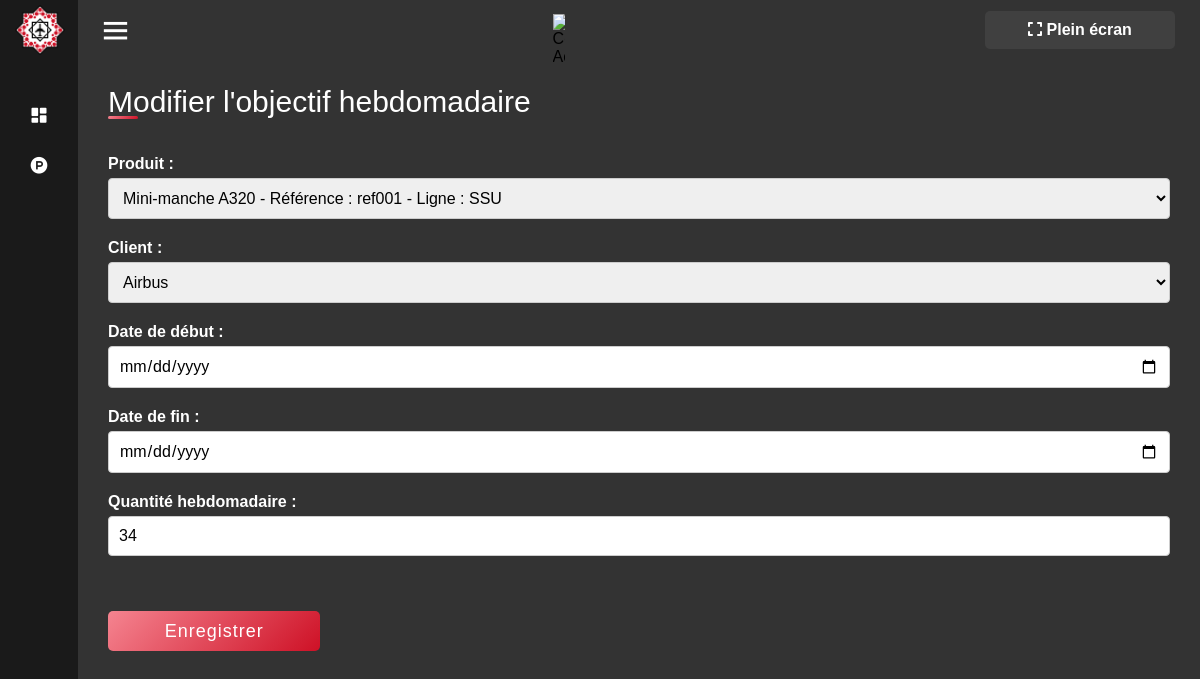
The page /produits/objectifs_hebdo/modifier/7/ on the database its author committed.
### Product/models.py (models this page shows, shortened)
class ObjectifHebdo(models.Model):
    produit = models.ForeignKey(Produit, on_delete=models.CASCADE)
    numero_semaine = models.IntegerField(default=1)  # Ajouter une valeur par défaut ici
    choix_clients = (
        ("Airbus", "Airbus"),
        ("Boeing", "Boeing"),
        ("Comac", "Comac"),
    )
    client = models.CharField(choices=choix_clients, max_length=30)
    date_debut = models.DateField()
    date_fin = models.DateField()
    quantite = models.IntegerField()
    utilisateur = models.ForeignKey(User, null=True, on_delete=models.CASCADE)

### Product/views.py (the view)
# urls.py: path('objectifs_hebdo/modifier/<int:pk>/', views.modifier_objectif_hebdo, name='modifier_objectif_hebdo'),  # URL pour modifier un objectif hebdomadaire
def modifier_objectif_hebdo(request, pk):
    try:
        objectif_hebdo = get_object_or_404(ObjectifHebdo, pk=pk)
        if request.method == 'POST':
            form = ObjectifHebdoForm(request.POST, instance=objectif_hebdo)
            if form.is_valid():
                form.save()
                return redirect('liste_objectifs_hebdo')
        else:
            form = ObjectifHebdoForm(instance=objectif_hebdo)
        context = {
            'form': form,
            'titre': 'Modifier l\'objectif hebdomadaire',
            'objectif_hebdo': objectif_hebdo,
        }
        return render(request, 'modifier_objectif_hebdo.html', context)
    except Exception as e:
        raise Http404("Une erreur s'est produite lors de la modification de l'objectif hebdomadaire.")

### Product/forms.py (shortened to what this page needs)
class ObjectifHebdoForm(forms.ModelForm):
    class Meta:
        model = ObjectifHebdo
        fields = ('produit', 'client', 'date_debut', 'date_fin', 'quantite')
        labels = {
            'produit': 'Produit',
            'client': 'Client',
            'date_debut': 'Date de début',
            'date_fin': 'Date de fin',
            'quantite': 'Quantité hebdomadaire',
        }
        widgets = {
            'produit': forms.Select(attrs={'class': 'form-control'}),
            'client': forms.Select(attrs={'class': 'form-control'}),
            'date_debut': forms.DateInput(attrs={'class': 'form-control', 'type': 'date'}),
            'date_fin': forms.DateInput(attrs={'class': 'form-control', 'type': 'date'}),
            'quantite': forms.NumberInput(attrs={'class': 'form-control'}),
        }
    def __init__(self, *args, **kwargs):
        super(ObjectifHebdoForm, self).__init__(*args, **kwargs)
        self.fields['date_fin'].widget = forms.DateInput(attrs={
            'class': 'form-control',
            'type': 'date',
            'min': timezone.now().strftime('%Y-%m-%d'),  # Date minimum : aujourd'hui
        })

### Product/models.py (called while the page is built)
    def __str__(self):
        return f"{self.nom} - Référence : {self.reference} - Ligne : {self.ligne_production.nom}"

### Product/templates/modifier_objectif_hebdo.html (shortened to what this page needs)
{% extends 'base_template.html' %}
{% load static %}
{% block content %}
<div class="container">
    <div class="title">Modifier l'objectif hebdomadaire</div> </br></br>
    <form method="post" enctype="multipart/form-data">
        {{ form.as_p }}
        <input type="submit" value="Enregistrer">
    </form>
</div>
</body>
</html>
{% endblock %}

### static/css/style.css (style rules this page uses)
html { background-color: #333333; }
* { margin: 0; padding: 0; box-sizing: border-box; font-family: 'Arial', sans-serif; }
.container { height: 100%; width: 100%; background-color: #333333; padding: 25px 30px; margin-bottom: 0px; color: white; }
.container .title { font-size: 30px; font-weight: 500; position: relative; }
.container .title::before { content: ""; position: absolute; left: 0; bottom: 0; height: 3px; width: 30px; border-radius: 5px; background: linear-gradient(135deg, #f58490, #CE1126); }

### Product/templates/modifier_objectif_hebdo.html (style rules this page uses)
.form-group input[type="text"], .form-group select, input[type="submit"] { height: 40px; width: 20%; border-radius: 10px; border-radius: 5px; border: none; color: #fff; font-size: 18px; letter-spacing: 1px; cursor: pointer; transition: all 0.3s ease; background: linear-gradient(135deg, #f58490, #CE1126); outline: none; display: flex; justify-content: center; align-items: center; margin: 35px 0; }
form { display: flex; flex-direction: column; }
form label { display: block; font-weight: bold; margin-bottom: 5px; }
form input[type="text"], form input[type="date"], form input[type="number"], form select, form textarea { width: 100%; padding: 10px; border: 1px solid #ccc; border-radius: 4px; font-size: 16px; margin-bottom: 20px; }

### rows shown on the page
ObjectifHebdo: produit "Mini-manche A320 - Référence : ref001 - Ligne : SSU", client "Airbus", quantite "34"
